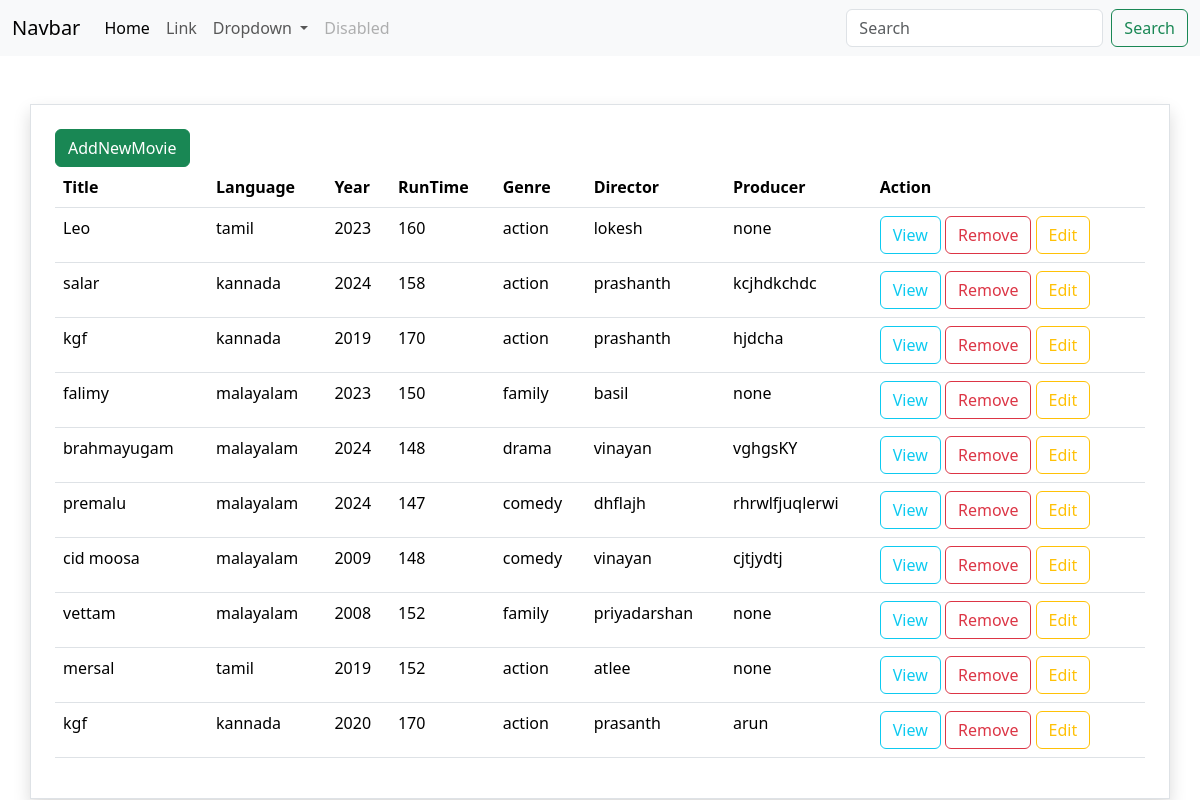
/movies/all/, run on the app's committed database.
### myapp/models.py (models this page shows, shortened)
class Movie(models.Model):
    title=models.CharField(max_length=200)
    year=models.CharField(max_length=200)
    director=models.CharField(max_length=200)
    run_time=models.PositiveIntegerField()
    language=models.CharField(max_length=200)
    genre=models.CharField(max_length=200)
    producer=models.CharField(max_length=200,null=True)

### myapp/views.py (the view)
# urls.py: path("movies/all/",views.MovieListView.as_view(),name="movie-list"),
class MovieListView(View):
    def get(self,request,*args,**kwargs):
        qs=Movie.objects.all()
        return render(request,"movie_list.html",{"data":qs})

### myapp/templates/movie_list.html (shortened to what this page needs)
{%extends 'base.html'%}
{%block main_block%}
<div class="container p-4 border shadow mt-5">
    <a href="{%url 'movie-create'%}" class="btn btn-success">AddNewMovie</a>
    <table class="table">
        <tr>
            <th>Title</th>
            <th>Language</th>
            <th>Year</th>
            <th>RunTime</th>
            <th>Genre</th>
            <th>Director</th>
            <th>Producer</th>
            <th>Action</th>
        </tr>
        {%for m in data%}
            <tr>
                <td>{{m.title}}</td>
                <td>{{m.language}}</td>
                <td>{{m.year}}</td>
                <td>{{m.run_time}}</td>
                <td>{{m.genre}}</td>
                <td>{{m.director}}</td>
                <td>{{m.producer}}</td>
                <td>
                    <a href="{%url 'movie-details' m.id%}" class="btn btn-outline-info">View</a>
                    <a href="{%url 'movie-delete' m.id%}" class="btn btn-outline-danger">Remove</a>
                    <a href="{%url 'movie-edit' m.id%}" class="btn btn-outline-warning">Edit</a>
                </td>
            </tr>
        {%endfor%}
    </table>
</div>
{%endblock%}

### myapp/templates/base.html (shortened to what this page needs)
<!DOCTYPE html>
<html lang="en">
<head>
    <link href="https://cdn.jsdelivr.net/npm/bootstrap@5.3.3/dist/css/bootstrap.min.css" rel="stylesheet">
</head>
<body>
    <nav class="navbar navbar-expand-lg bg-body-tertiary">
        <div class="container-fluid">
          <a class="navbar-brand" href="#">Navbar</a>
          <div class="collapse navbar-collapse" id="navbarSupportedContent">
            <ul class="navbar-nav me-auto mb-2 mb-lg-0">
              <li class="nav-item">
                <a class="nav-link active" aria-current="page" href="#">Home</a>
              </li>
              <li class="nav-item">
                <a class="nav-link" href="#">Link</a>
              </li>
              <li class="nav-item dropdown">
                <a class="nav-link dropdown-toggle" href="#" role="button" data-bs-toggle="dropdown" aria-expanded="false">
                  Dropdown
                </a>
              </li>
              <li class="nav-item">
                <a class="nav-link disabled" aria-disabled="true">Disabled</a>
              </li>
            </ul>
            <form class="d-flex" role="search">
              <input class="form-control me-2" type="search" placeholder="Search" aria-label="Search">
              <button class="btn btn-outline-success" type="submit">Search</button>
            </form>
          </div>
        </div>
      </nav>
    {%block main_block%}
    {%endblock%}
</body>
</html>

### data on the page
Movie: title "Leo", language "tamil", year "2023", run_time "160", genre "action", director "lokesh", producer "none"
Movie: title "salar", language "kannada", year "2024", run_time "158", genre "action", director "prashanth", producer "kcjhdkchdc"
Movie: title "kgf", language "kannada", year "2019", run_time "170", genre "action", director "prashanth", producer "hjdcha"
Movie: title "falimy", language "malayalam", year "2023", run_time "150", genre "family", director "basil", producer "none"
Movie: title "brahmayugam", language "malayalam", year "2024", run_time "148", genre "drama", director "vinayan", producer "vghgsKY"
Movie: title "premalu", language "malayalam", year "2024", run_time "147", genre "comedy", director "dhflajh", producer "rhrwlfjuqlerwi"
Movie: title "cid moosa", language "malayalam", year "2009", run_time "148", genre "comedy", director "vinayan", producer "cjtjydtj"
Movie: title "vettam", language "malayalam", year "2008", run_time "152", genre "family", director "priyadarshan", producer "none"
Movie: title "mersal", language "tamil", year "2019", run_time "152", genre "action", director "atlee", producer "none"
Movie: title "kgf", language "kannada", year "2020", run_time "170", genre "action", director "prasanth", producer "arun"
